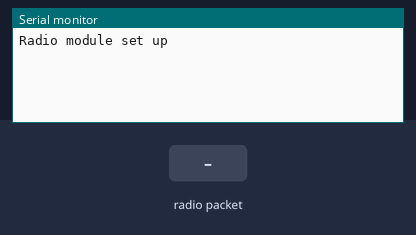
This sketch was run on a simulated Arduino Uno, built with avr-gcc and run on an emulated ATmega328P. Shown: the last lines printed to the serial monitor. The inputs (shaded band) are chosen by the test bench. No radio packets arrive unless stated.

Above: at 1.2 s.
1.3 s: radio packet "1" arrives
At 2.5 s:
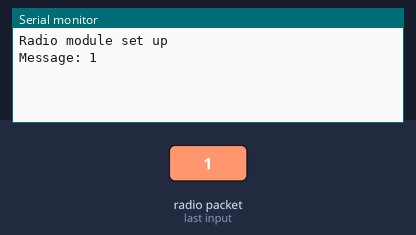
2.8 s: radio packet "0" arrives
At 3.6 s:
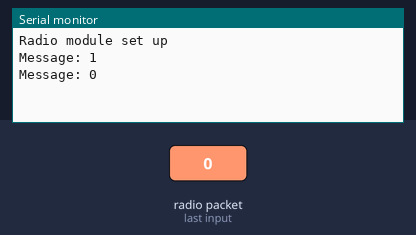
4.3 s: radio packet "2" arrives
At 4.7 s:
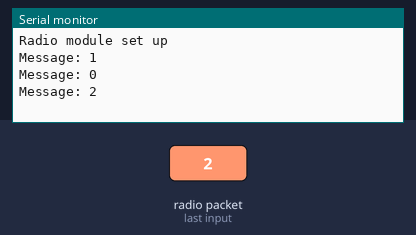

Measured:
- after the input at 1.3 s, the serial monitor: prints a new line at once (image 1)
- after the input at 2.8 s, the serial monitor: prints a new line at once (image 2)
- after the input at 4.3 s, the serial monitor: prints a new line at once (image 3)

The sketch:

Reciever.ino
```cpp
#include <RH_ASK.h>
#include <SPI.h> // Not actualy used but needed to compile

RH_ASK radio(2000,8,7);

void setup()
{
    Serial.begin(9600);   // Use this for debugging

    // Speed of 2000 bits per second
    // Use pin 7 for reception
    // Use pin 8 for transmission

    if (!radio.init())
    {
         Serial.println("Radio module failed to initialize");
    }
    Serial.println("Radio module set up");
}

void loop()
{
  // Create a 32 byte char buffer
  uint8_t receive_buffer[32];
  uint8_t buflen = sizeof(receive_buffer);

  // If data is available, print it
  if (radio.recv(receive_buffer, &buflen))
  {
    Serial.print("Message: ");
    Serial.println((char*)receive_buffer);
  }
}
```
